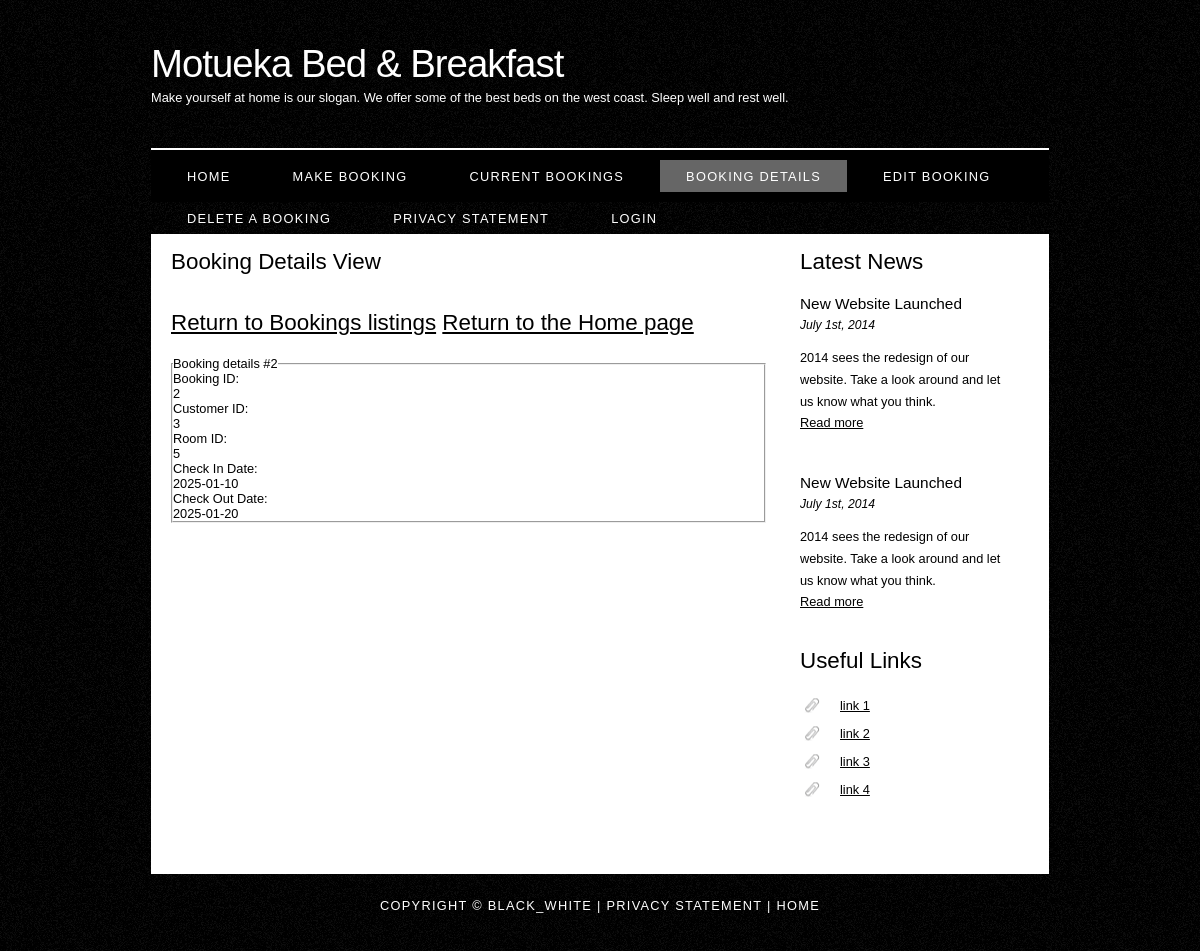
Screenshot of /bookingdetails.php?id=2 with the database file from the repository.
### tables this page shows
CREATE TABLE IF NOT EXISTS bookings (
  bookingID int unsigned NOT NULL auto_increment,
  customerID int NOT NULL,
  roomID int NOT NULL,
  checkInDate date NOT NULL,
  checkOutDate date NOT NULL,
  contactNumber varchar(20) NOT NULL,
  bookingExtras varchar(300),
  review varchar(300),
  PRIMARY KEY (bookingID)
) AUTO_INCREMENT=1;

### bookingdetails.php (the view, shortened to what this page needs)
<!DOCTYPE html>
<html>
<head>
    <link rel="stylesheet" type="text/css" href="style/style.css" title="style" />
</head>
<body>
<?php
$db_connection = mysqli_connect(DBHOST, DBUSER, DBPASSWORD, DBDATABASE);
$id = $_GET['id'];
$query = 'SELECT * FROM bookings WHERE bookingID='.$id;
$result = mysqli_query($db_connection, $query);
$rowcount = mysqli_num_rows($result);
?>
    <div id="main">
        <div id="header">
          <div id="logo">
            <div id="logo_text">
              <h1><a href="index.php"><span class="logo_colour"></span>Motueka Bed & Breakfast</a></h1>
              <h2>Make yourself at home is our slogan. We offer some of the best beds on the west coast. Sleep well and rest well.</h2>
            </div>
          </div>
          <div id="menubar">
            <ul id="menu">
              <li><a href="index.php">Home</a></li>
              <li><a href="makebooking.php">Make Booking</a></li>
              <li><a href="listbookings.php">Current Bookings</a></li>
              <li class="selected"><a href="bookingdetails.php">Booking Details</a></li>
              <li><a href="editbooking.php">Edit Booking</a></li>
              <li><a href="deletebooking.php">Delete a Booking</a></li>
              <li><a href="privacy.php">Privacy Statement</a></li>
              <li><a href="login.php">Login</a></li>
            </ul>
          </div>
        </div>
        <div id="site_content">
            <div class="sidebar">
              <h3>Latest News</h3>
              <h4>New Website Launched</h4>
              <h5>July 1st, 2014</h5>
              <p>2014 sees the redesign of our website. Take a look around and let us know what you think.<br /><a href="#">Read more</a></p>
              <p></p>
              <h4>New Website Launched</h4>
              <h5>July 1st, 2014</h5>
              <p>2014 sees the redesign of our website. Take a look around and let us know what you think.<br /><a href="#">Read more</a></p>
              <h3>Useful Links</h3>
              <ul>
                <li><a href="#">link 1</a></li>
                <li><a href="#">link 2</a></li>
                <li><a href="#">link 3</a></li>
                <li><a href="#">link 4</a></li>
              </ul>
            </div>
            <div id="content">
            <h1>Booking Details View</h1>
            <h2><a href='listbookings.php'>Return to Bookings listings</a> <a href='index.php'>Return to the Home page</a></h2>
            <?php
            if($rowcount > 0)
            {
            echo "<fieldset><legend>Booking details #$id</legend><dl>";
            $row = mysqli_fetch_assoc($result);
            echo "<dt>Booking ID:</dt><dd>".$row['bookingID']."</dd>".PHP_EOL;
            echo "<dt>Customer ID:</dt><dd>".$row['customerID']."</dd>".PHP_EOL;
            echo "<dt>Room ID:</dt><dd>".$row['roomID']."</dd>".PHP_EOL;
            echo "<dt>Check In Date:</dt><dd>".$row['checkInDate']."</dd>".PHP_EOL;
            echo "<dt>Check Out Date:</dt><dd>".$row['checkOutDate']."</dd>".PHP_EOL;
            echo '</dl></fieldset>'.PHP_EOL;
            }
            else
            {
              echo "<h2>No Booking found!</h2>";
            }
            ?>
              </div>
            </div>
            <div id="footer">
              Copyright &copy; black_white | <a href="privacy.php">Privacy Statement</a> | <a href="index.php">Home</a>
            </div>
        </div>
</body>

### style/style.css (style rules this page uses)
html { height: 100%; }
* { margin: 0; padding: 0; }
body { font: normal .80em 'trebuchet ms', arial, sans-serif; background: #F0EFE2 url(background.png) repeat; color: #000; }
p { padding: 0 0 20px 0; line-height: 1.7em; }
h1, h2, h3, h4, h5, h6 { font: normal 175% 'century gothic', arial, sans-serif; color: #000; margin: 0 0 15px 0; padding: 15px 0 5px 0; }
h2 { font: normal 175% 'century gothic', arial, sans-serif; }
h4, h5, h6 { margin: 0; padding: 0 0 5px 0; font: normal 120% arial, sans-serif; }
h5, h6 { font: italic 95% arial, sans-serif; padding: 0 0 15px 0; }
a, a:hover { outline: none; text-decoration: underline; color: #000; }
ul { margin: 2px 0 22px 17px; }
ul li { list-style-type: circle; margin: 0 0 6px 0; padding: 0 0 4px 5px; }
#main, #logo, #menubar, #site_content, #footer { margin-left: auto; margin-right: auto; }
#header { background: transparent; height: 202px; }
#logo { width: 898px; position: relative; height: 148px; border-bottom: 2px solid #FFF; }
#logo #logo_text { position: absolute; top: 20px; left: 0; }
#logo h1, #logo h2 { font: normal 300% 'century gothic', arial, sans-serif; border-bottom: 0; text-transform: none; margin: 0; }
#logo_text h1, #logo_text h1 a, #logo_text h1 a:hover { padding: 22px 0 0 0; color: #FFF; letter-spacing: -1px; text-decoration: none; }
#logo_text h2 { font-size: 100%; padding: 4px 0 0 0; color: #FFF; }
#menubar { width: 898px; height: 52px; padding: 0; background: #000; }
ul#menu, ul#menu li { float: left; margin: 0; padding: 0; }
ul#menu li { list-style: none; }
ul#menu li a { letter-spacing: 0.1em; font: normal 100% arial, sans-serif; display: block; float: left; height: 17px; margin: 10px 0 0 10px; padding: 9px 26px 6px 26px; text-align: center; color: #FFF; text-transform: uppercase; text-decoration: none; background: transparent; }
ul#menu li a:hover, ul#menu li.selected a, ul#menu li.selected a:hover { color: #FFF; background: transparent url(transparent_light.png) repeat; }
#site_content { width: 854px; overflow: hidden; margin: 0 auto 0 auto; padding: 0 24px 20px 20px; background: #FFF; }
.sidebar { float: right; width: 210px; padding: 0 15px 20px 15px; }
.sidebar ul { width: 198px; padding: 4px 0 0 0; margin: 4px 0 30px 0; }
.sidebar li { list-style: none; padding: 0 0 7px 0; }
.sidebar li a, .sidebar li a:hover { padding: 0 0 0 40px; display: block; background: transparent url(link.png) no-repeat left center; }
#content { text-align: left; float: left; width: 595px; padding: 0; }
#footer { width: 898px; font: normal 100% 'lucida sans unicode', arial, sans-serif; height: 33px; padding: 24px 0 5px 0; text-align: center; background: transparent; color: #FFF; text-transform: uppercase; letter-spacing: 0.1em; }
#footer a { color: #FFF; text-decoration: none; }

### rows the page displays
bookings: bookingID "2", customerID "3", roomID "5", checkInDate "2025-01-10", checkOutDate "2025-01-20"

### other values shown
$id "2"
